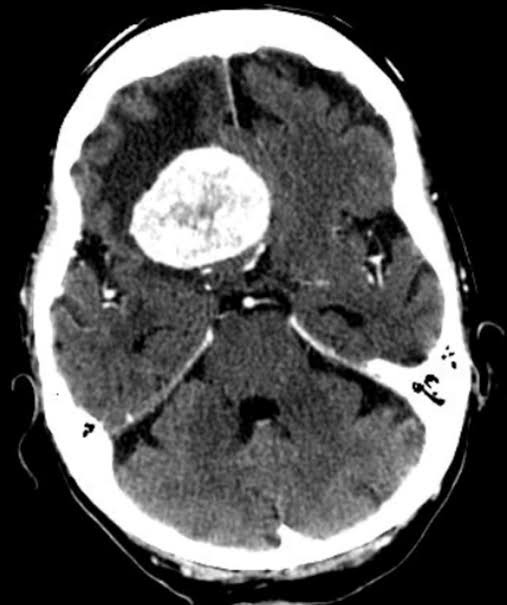
#> input picture I7 LPDI.jpg, 507 x 605 px, found by its file name
$ jupyter execute LPDI_7_Code.ipynb
#> lines starting #> are read from the running program, lines starting #| are printed output that depends on the picture; after the words box and inside, x2 and y2 are one past the last pixel; in counts of white or black regions, pixels touching at a corner belong together
<a href="https://colab.research.google.com/github/pabzpcz/PDI/blob/main/LPDI_7_Code.ipynb" target="_parent"></a>

[cell 1]
import cv2
import numpy as np
import matplotlib.pyplot as plt
from scipy.optimize import minimize #Algoritmos como SLSQP para valores optimos

[cell 2]
img = cv2.imread('/content/I7 LPDI.jpg')
#> img is the input picture: shape (605, 507, 3); min 0, max 255, mean 85.9
img_rgb = cv2.cvtColor(img, cv2.COLOR_BGR2RGB)

R = img_rgb[:,:,0]
G = img_rgb[:,:,1]
B = img_rgb[:,:,2]

plt.figure(figsize=(12, 4))
plt.subplot(1, 4, 1)
plt.imshow(img_rgb)
plt.title('Imagen original')
plt.axis('off')

plt.subplot(1, 4, 2)
plt.imshow(R, cmap='Reds')
plt.title('Canal Rojo')
plt.axis('off')

plt.subplot(1, 4, 3)
plt.imshow(G, cmap='Greens')
plt.title('Canal Verde')
plt.axis('off')

plt.subplot(1, 4, 4)
plt.imshow(B, cmap='Blues')
plt.title('Canal Azul')
plt.axis('off')
plt.show()
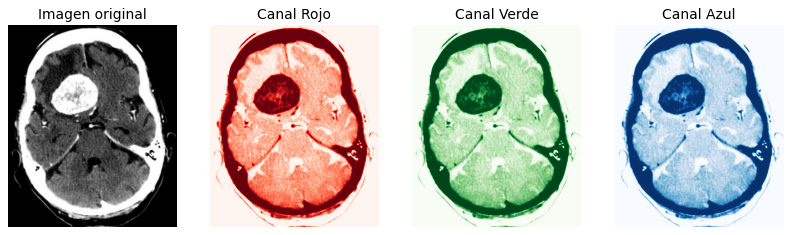
#> figure drawn by matplotlib, 4 panels

[cell 3]
#Calculo escala de grises promedio
gray_avg = ((R.astype(np.float32) + G + B) / 3).astype(np.uint8)

plt.imshow(gray_avg, cmap='gray')
plt.title('Escala de grises')
plt.axis('off')
plt.show()

[cell 4]
#Umbral de segmentación
umbral = 100
_, segmentada = cv2.threshold(gray_avg, umbral, 255, cv2.THRESH_BINARY)
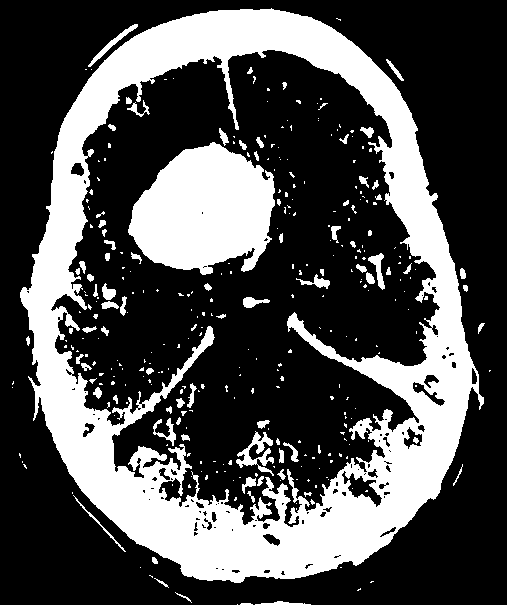
#> segmentada: shape (605, 507); 31% white; 333 white regions (246 under 20 px), largest, box (x1, y1, x2, y2) and area: (20, 8, 484, 583) 74363, (128, 142, 275, 275) 13849, (236, 431, 274, 476) 634

plt.imshow(segmentada, cmap='gray')
plt.title(f'Segmentación binaria (umbral={umbral})')
plt.axis('off')
plt.show()

#Segmentación Óptima

[cell 5]
img = cv2.imread('/content/I7 LPDI.jpg')
img_rgb = cv2.cvtColor(img, cv2.COLOR_BGR2RGB)

R = img_rgb[:, :, 0]
G = img_rgb[:, :, 1]
B = img_rgb[:, :, 2]

[cell 6]
# Normalizar canales entre 0 y 1
R_norm = R.astype(np.float32) / 255
G_norm = G.astype(np.float32) / 255
B_norm = B.astype(np.float32) / 255

# Función objetivo: varianza negativa (porque minimize() minimiza)
def grayscale_variance(weights):
    w_r, w_g, w_b = weights
    gray = w_r * R_norm + w_g * G_norm + w_b * B_norm
    gray_normalized = (gray - gray.min()) / (gray.max() - gray.min())
    return -np.var(gray_normalized)  # Negativo para maximizar

# Restricción: suma de pesos debe ser 1
constraints = ({'type': 'eq', 'fun': lambda w: np.sum(w) - 1})

# Límites de cada peso: entre 0 y 1
bounds = [(0, 1), (0, 1), (0, 1)]

# Valor inicial
initial_weights = [0.33, 0.33, 0.34]

# Optimización
result = minimize(grayscale_variance, initial_weights, method='SLSQP',
                  bounds=bounds, constraints=constraints)
#> result = 9 items

optimal_weights = result.x
#> optimal_weights = [0.33, 0.33, 0.34]
print("Pesos óptimos:", optimal_weights)
#| Pesos óptimos: [0.33 0.33 0.34]

[cell 7]
# Crear imagen en escala de grises con pesos óptimos
gray_optimal = optimal_weights[0] * R_norm + optimal_weights[1] * G_norm + optimal_weights[2] * B_norm
gray_optimal = (gray_optimal * 255).astype(np.uint8)

# Imagen obtenida de manera directa o sencilla
plt.figure(figsize=(12, 4))
plt.subplot(1, 2, 1)
plt.imshow(gray_avg, cmap='gray')
plt.title('Escala de grises (promedio)')
plt.axis('off')

# Imagen obtenida de manera óptima
plt.subplot(1, 2, 2)
plt.imshow(gray_optimal, cmap='gray')
plt.title('Escala de grises con máximo contraste')
plt.axis('off')
plt.show()
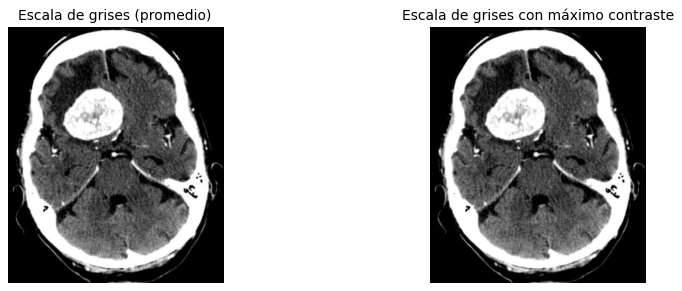
#> figure drawn by matplotlib, 2 panels

[cell 8]
# Segmentar ambas imágenes con un mismo umbral
umbral = 100
_, seg_standard = cv2.threshold(gray_avg, umbral, 255, cv2.THRESH_BINARY)
_, seg_optimal = cv2.threshold(gray_optimal, umbral, 255, cv2.THRESH_BINARY)

# Mostrar resultado
# Imagen obtenida de manera directa o sencilla
plt.figure(figsize=(12, 4))
plt.subplot(1, 2, 1)
plt.imshow(seg_standard, cmap='gray')
plt.title(f'Segmentación estándar (umbral={umbral})')
plt.axis('off')

# Imagen obtenida de manera óptima
plt.subplot(1, 2, 2)
plt.imshow(seg_optimal, cmap='gray')
plt.title(f'Segmentación óptima (umbral={umbral})')
plt.axis('off')
plt.show()
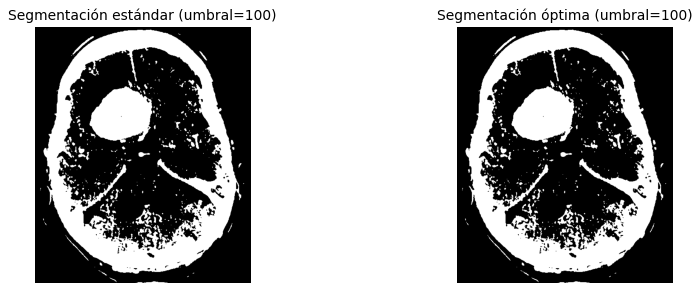
#> figure drawn by matplotlib, 2 panels

#Eliminación de Ruido

[cell 9]
kernel = np.ones((3,3), np.uint8)
# eliminar ruido pequeño
imgLimpia = cv2.morphologyEx(seg_optimal, cv2.MORPH_OPEN, kernel)
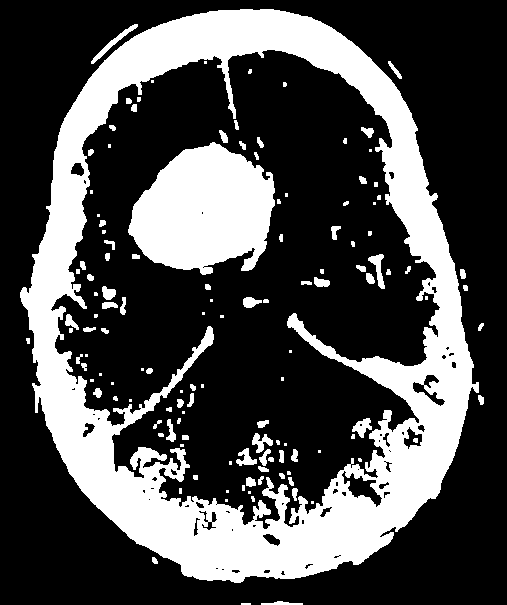
#> imgLimpia: shape (605, 507); 30% white; 131 white regions (49 under 20 px), largest, box (x1, y1, x2, y2) and area: (20, 9, 479, 583) 72733, (128, 142, 275, 275) 13809, (91, 24, 138, 64) 281
# cerrar huecos
imgLimpia = cv2.morphologyEx(imgLimpia, cv2.MORPH_CLOSE, kernel)
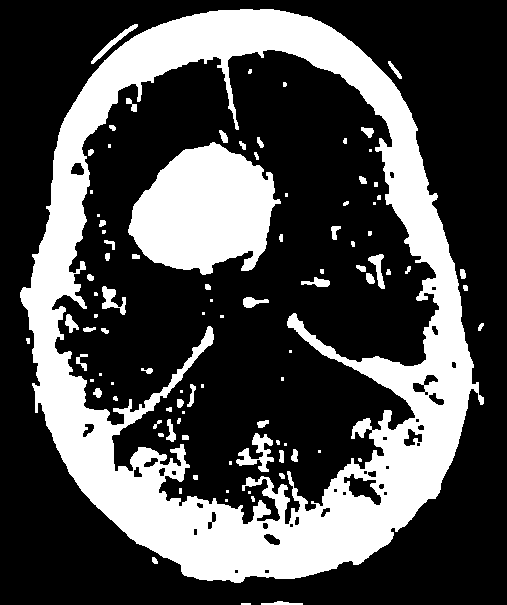
#> imgLimpia: shape (605, 507); 30.3% white; 96 white regions (35 under 20 px), largest, box (x1, y1, x2, y2) and area: (20, 9, 484, 583) 74424, (128, 142, 281, 275) 13870, (236, 433, 274, 472) 615
# suavizado
imgLimpia = cv2.medianBlur(imgLimpia, 5)
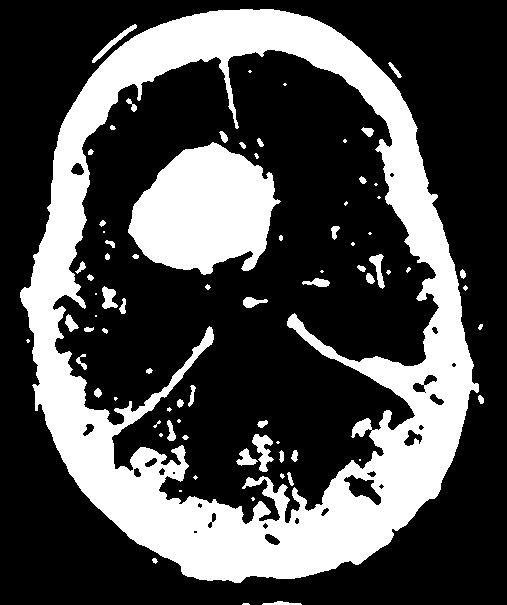
#> imgLimpia: shape (605, 507); 30.1% white; 78 white regions (28 under 20 px)

# mostrar resultado
plt.imshow(imgLimpia,cmap='gray')
plt.title('Imagen sin ruido')
plt.axis('off')
plt.show()

#Detección de Contornos y Área del Tumor

[cell 10]
#Análisis de bordes y calculo de area
contours, _ = cv2.findContours(imgLimpia, cv2.RETR_LIST, cv2.CHAIN_APPROX_SIMPLE)
#> contours = 105 contours, 46 with area under 20; largest, box (x1, y1, x2, y2) and area: (20, 9, 479, 583) 200608, (52, 49, 440, 525) 126569, (128, 142, 281, 275) 13632, (343, 474, 382, 506) 564, (252, 434, 274, 472) 354
area_total = img_rgb.shape[0] * img_rgb.shape[1]
#> area_total = 306735

#Seleccion del craneo y del tumor
lista_craneo = sorted(filter(lambda c: cv2.contourArea(c) > area_total * 0.40, contours), key=cv2.contourArea)[-1:]
#> lista_craneo = 1 contour; box (x1, y1, x2, y2) and area: (20, 9, 479, 583) 200608
lista_tumor = sorted(filter(lambda c: area_total * 0.01 < cv2.contourArea(c) < area_total * 0.30, contours), key=cv2.contourArea)[-1:]
#> lista_tumor = 1 contour; box (x1, y1, x2, y2) and area: (128, 142, 281, 275) 13632

#Crea copia de la imagen
visual_result = img_rgb.copy()

#Dibuja los contornos
cv2.drawContours(visual_result, lista_craneo, -1, (0, 255, 0), 2)  # Cráneo (borde verde)
cv2.drawContours(visual_result, lista_tumor, -1, (255, 0, 0), 2)   # Tumor (borde rojo)
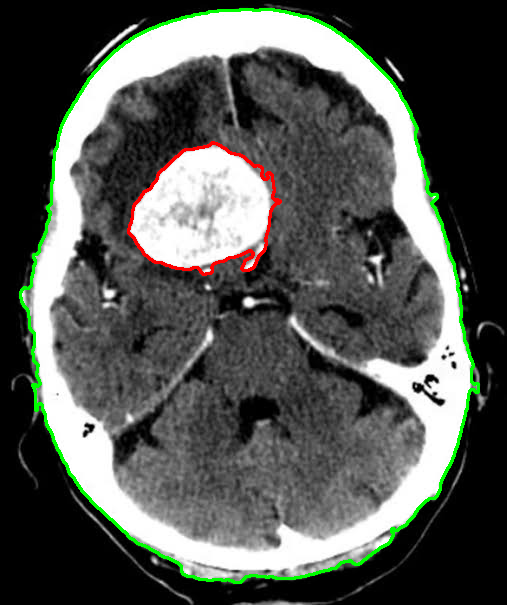
#> visual_result: shape (605, 507, 3); mean R, G, B 84.2, 87.6, 82.7

#Area del tumor
area_tumor = sum(map(cv2.contourArea, lista_tumor))
#> area_tumor = 13632
print(f"Área estimada del tumor: {area_tumor} px")
#| Área estimada del tumor: 13632.0 px

plt.imshow(visual_result)
plt.title("Detección Final")
plt.axis('off')
plt.tight_layout()
plt.show()
